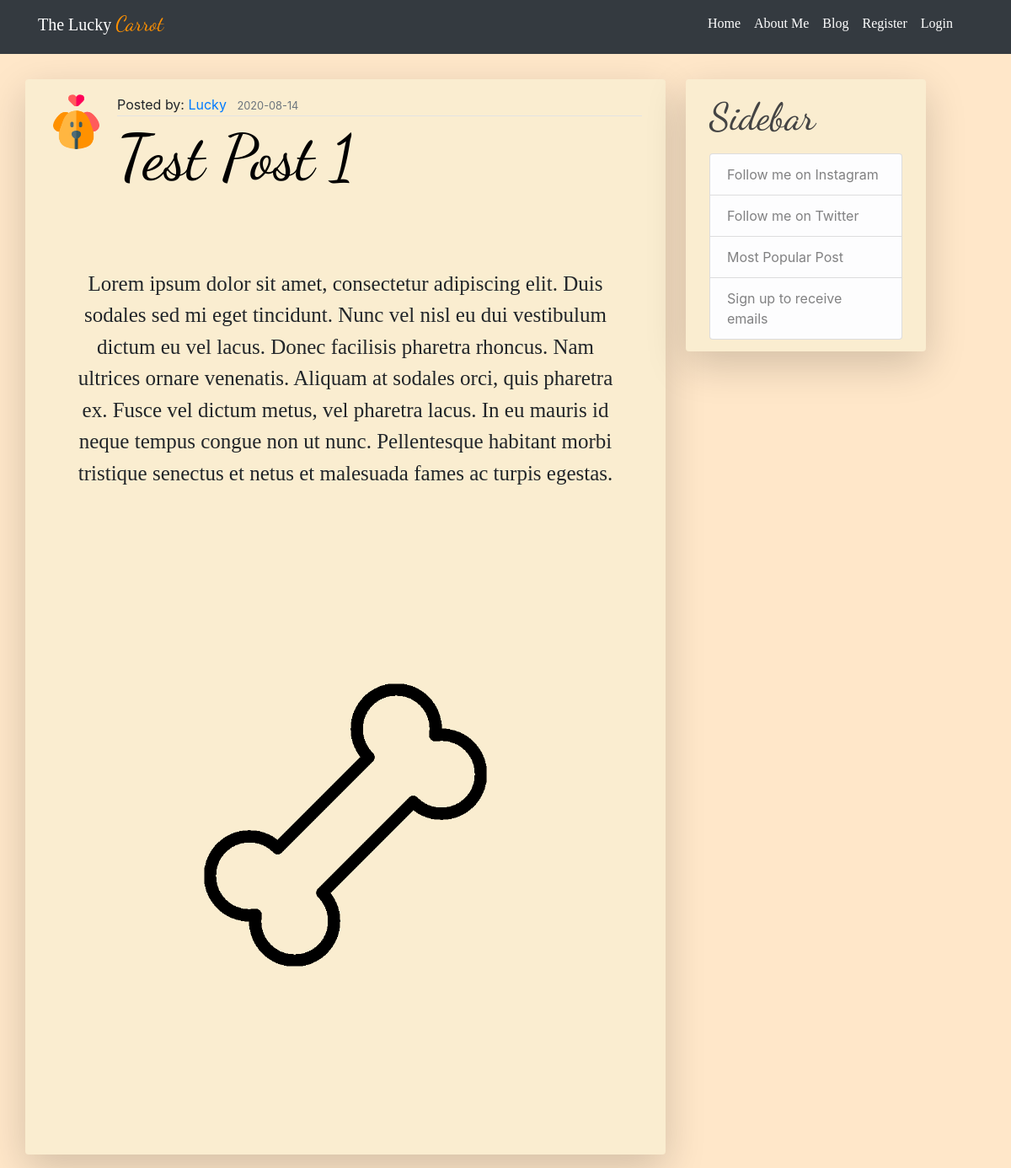
The page /blog/1 on the database its author committed.
### luckycarrot/models.py (models this page shows, shortened)
class User(db.Model, UserMixin):
    id = db.Column(db.Integer, primary_key=True)
    username = db.Column(db.String(20), unique=True, nullable=False)
    email = db.Column(db.String(120), unique=True, nullable=False)
    password = db.Column(db.String(60), nullable=False)
    updates = db.Column(db.Boolean, unique=False, default=False, nullable=False)
    image_file = db.Column(db.String(20), nullable=False, default='default.png')
    admin_user = db.Column(db.Boolean, unique=False, default=False, nullable=False)
    posts = db.relationship('Post', backref='author', lazy=True)

class Post(db.Model):
    id = db.Column(db.Integer, primary_key=True)
    title = db.Column(db.String(100), nullable=False)
    date_posted = db.Column(db.DateTime, nullable=False,
                            default=datetime.utcnow)
    content = db.Column(db.Text, nullable=False)
    image_file = db.Column(db.String(20), nullable=False)
    user_id = db.Column(db.Integer, db.ForeignKey(
        'user.id'), nullable=False)

### luckycarrot/posts/routes.py (the view)
@posts.route('/blog/<int:post_id>')
def post(post_id):
    post = Post.query.get_or_404(post_id)
    return render_template('post.html', post=post)

### luckycarrot/templates/post.html (shortened to what this page needs)
{% extends 'main.html' %}
{% block links %}
<link rel="stylesheet" href="../static/css/blog.css" type="text/css">
{% endblock %}
{% block content %}
    <div class='container-xl'>
        <div class="row">
            <div class="col-8 shadow-lg p-2 mb-3 rounded borderBody">
                <article class='media content-section'>
                    <img class="rounded-circle article-img" src="{{ url_for('static', filename='profile_pictures/' + post.author.image_file)}}">
                    <div class='media-body'>
                        <div class="article-metadata">
                            <span>Posted by: <a class="mr-2" href="{{ url_for('main.about') }}">{{ post.author.username }}</a></span>
                            <small class='text-muted'>{{ post.date_posted.strftime('%Y-%m-%d') }}</small>
                        </div>
                        <h2 class="article-title post-header">{{ post.title }}</h2>
                    </div>
                </article>
                <p class="article-content post-content p-5">{{ post.content }}</p>
                <img class="img-fluid mx-auto d-block post-image pb-5" src="{{ url_for('static', filename='post_pictures/' + post.image_file) }}">
            </div>
            <div class="col-3 shadow-lg p-2 mb-3 ml-4 rounded borderBody" style="height:323px;">
                <div class="content-section">
                  <h3 class="article-title">Sidebar</h3>
                    <ul class="list-group">
                      <a href="https://www.instagram.com/luckyluluthepom/" class="list-group-item list-group-item-light sideBar">Follow me on Instagram</a>
                      <a href="#" class="list-group-item list-group-item-light sideBar">Follow me on Twitter</a>
                      <a href="#" class="list-group-item list-group-item-light sideBar">Most Popular Post</a>
                      <a href="{{ url_for('users.account') }}" class="list-group-item list-group-item-light sideBar">Sign up to receive emails</a>
                    </ul>
                </div>
              </div>
        </div>
    </div>
{% endblock %}

### luckycarrot/static/css/main.css (style rules this page uses)
body { background: #ffe7c9 !important; font-family: 'Bitter', serif; }
a { text-decoration: none !important; }
.borderBody { margin-top: 30px; background: #faedd0; }
.content-section { padding: 10px 20px; border-radius: 3px; margin-bottom: 20px; }

### luckycarrot/static/css/blog.css (style rules this page uses)
.article-title { color: #444444; font-family: 'Dancing Script', cursive; font-size: 45px; }
.article-content { font-size: 18px; font-family: 'Bitter', serif; }
.article-img { height: 65px; width: 65px; margin-right: 16px; }
.article-metadata { padding-bottom: 1px; margin-bottom: 4px; border-bottom: 1px solid #e3e3e3 }
.post-header { font-family: 'Dancing script', cursive; font-size: 75px; position: relative; color: black; }
.post-content { text-align: center; font-family: 'Bitter', serif; font-size: 25px; }
.post-image { width: 90%; }

### rows shown on the page
User: image_file (placeholder picture), author.username "Lucky"
Post: date_posted "2020-08-14", title "Test Post 1", content "Lorem ipsum dolor sit amet, consectetur adipiscing elit. Duis sodales sed mi eget tincidunt. Nunc vel nisl eu dui vestibulum dictum eu vel lacus. Donec facilisis pharetra rhoncus. Nam ultrices ornare venenatis. Aliquam at sodales orci, quis pharetra ex. Fusce vel dictum metus, vel pharetra lacus. In eu mauris id neque tempus congue non ut nunc. Pellentesque habitant morbi tristique senectus et netus et malesuada fames ac turpis egestas.", image_file (picture)
